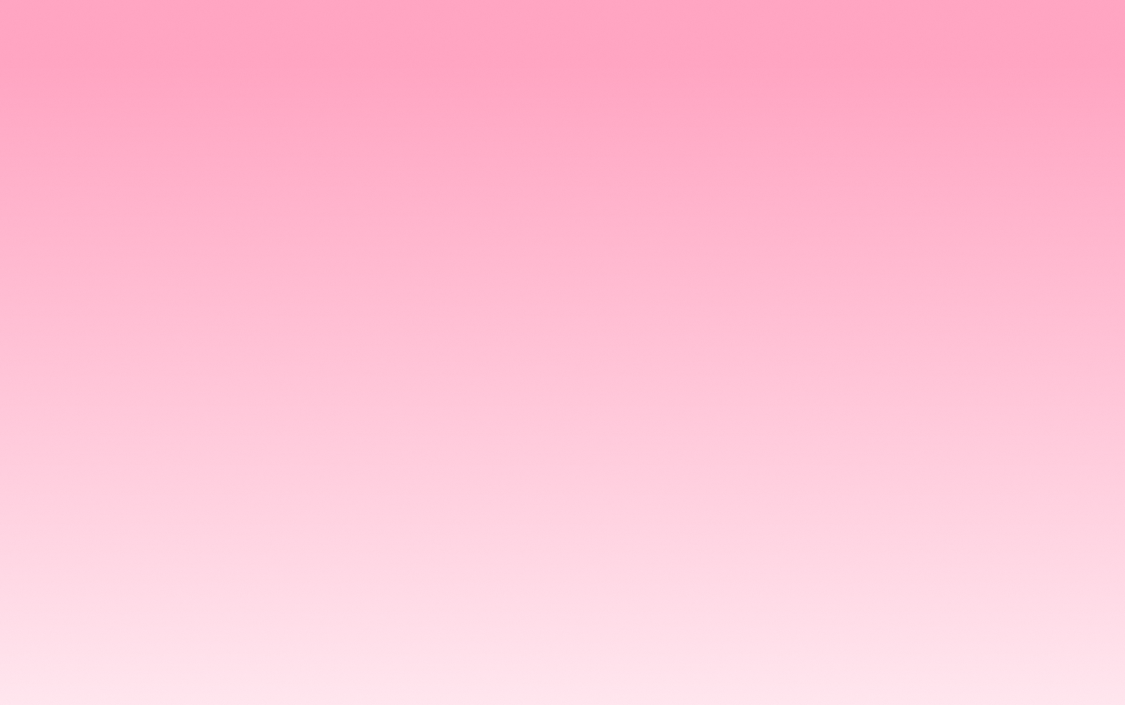
#> input picture figma/ss_base.png, 1125 x 705 px; its folder holds 6 pictures in this run
$ python prep_art.py
#> lines starting #> are read from the running program, lines starting #| are printed output that depends on the picture
#!/usr/bin/env python3
"""Cut and optimise the Gift Registry hero art for the AE comp (3x, comp origin = card top-left at Figma (12, 28)).

Writes art/*.png and art/art.json (placement table in comp px: top-left x, y, layer scale %, size)."""
import json, os, sys
import numpy as np
from PIL import Image, ImageDraw, ImageFilter
from scipy import ndimage

HERE = os.path.dirname(os.path.abspath(__file__))
ROOT = os.path.dirname(HERE)
FIG = os.path.join(ROOT, 'figma')
ART = os.path.join(ROOT, 'art')
os.makedirs(ART, exist_ok=True)
sys.path.insert(0, os.path.expanduser('~/Downloads/nano-ae-motion/scripts'))
from svgpath import parse_d

K = 3.0                     # px per Figma pt
OX, OY = 12.0, 28.0         # comp origin in Figma frame pt
W, H = int(351 * K), int(172 * K)   # 1053 x 516
cx = lambda x: (x - OX) * K
cy = lambda y: (y - OY) * K
art = {'comp': [W, H]}


def err(a, b):
    a = np.asarray(a.convert('RGBA'), float); b = np.asarray(b.convert('RGBA'), float)
    pa = a[..., :3] * a[..., 3:] / 255; pb = b[..., :3] * b[..., 3:] / 255   # premultiplied
    e = np.abs(np.concatenate([pa - pb, (a[..., 3:] - b[..., 3:])], axis=2)).mean(axis=2)
    return e.mean(), np.percentile(e, 99.5)


def save(im, name, quant=True):
    """Palette-quantise when it passes the house check (mean <= 2, p99.5 <= 32), else keep RGBA."""
    p = os.path.join(ART, name)
    im.save(p, optimize=True); full = os.path.getsize(p); note = 'rgba'
    if quant:
        q = im.quantize(256, method=Image.Quantize.FASTOCTREE, dither=Image.Dither.NONE)
        m, p99 = err(im, q)
        oa = np.asarray(im.convert('RGBA'))[..., 3]; qa = np.asarray(q.convert('RGBA'))[..., 3]
        leak = int(qa[oa == 0].max()) if (oa == 0).any() else 0          # alpha appearing where it was clear
        aerr = np.abs(oa.astype(int) - qa.astype(int)).max()
        if m <= 2 and p99 <= 32 and leak == 0 and aerr <= 24:
            q.save(p, optimize=True); note = 'pal mean %.2f p99.5 %.1f' % (m, p99)
        else:
            im.save(p, optimize=True); note = 'rgba (pal failed: mean %.2f p99.5 %.1f leak %d alpha %d)' % (m, p99, leak, aerr)
    print('%-22s %4dx%-4d %6.1f KB  %s' % (name, im.width, im.height, os.path.getsize(p) / 1024, note))


def place(key, file, x, y, w, h, scale=100.0):
    art[key] = {'file': file, 'x': round(x, 2), 'y': round(y, 2), 'w': w, 'h': h, 'scale': scale}


# ---- background: three layers from the 3x rescaled clones (clone box = Figma (0,-54) 375x235) ----
crop = (int(12 * K), int((28 + 54) * K), int(363 * K), int((181 + 54) * K))      # card region 351x153 pt
bg_h = crop[3] - crop[1]
base = Image.open(os.path.join(FIG, 'ss_base.png')).convert('RGBA').crop(crop)
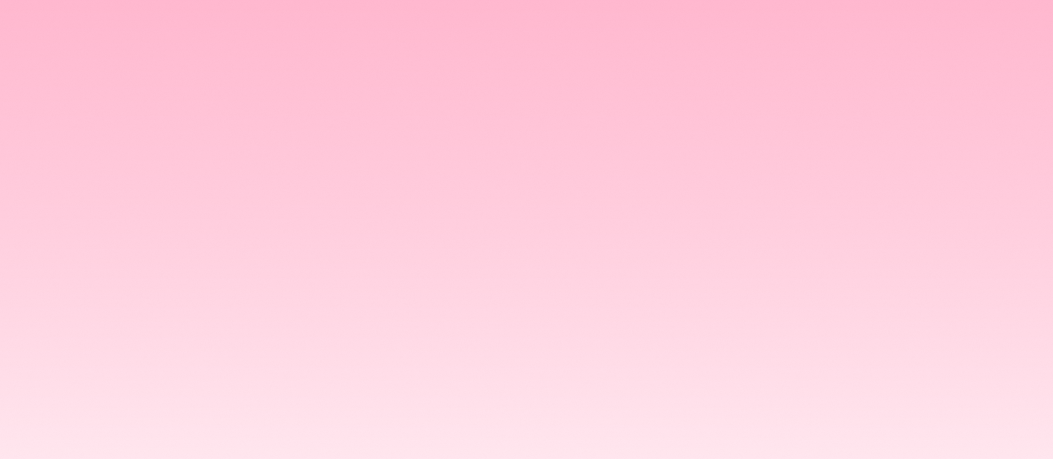
#> base: PIL image 1053x459 RGBA; mean R, G, B, A 254.7, 206.5, 222.2, 255
waves = Image.open(os.path.join(FIG, 'ss_waves.png')).convert('RGBA').crop(crop)
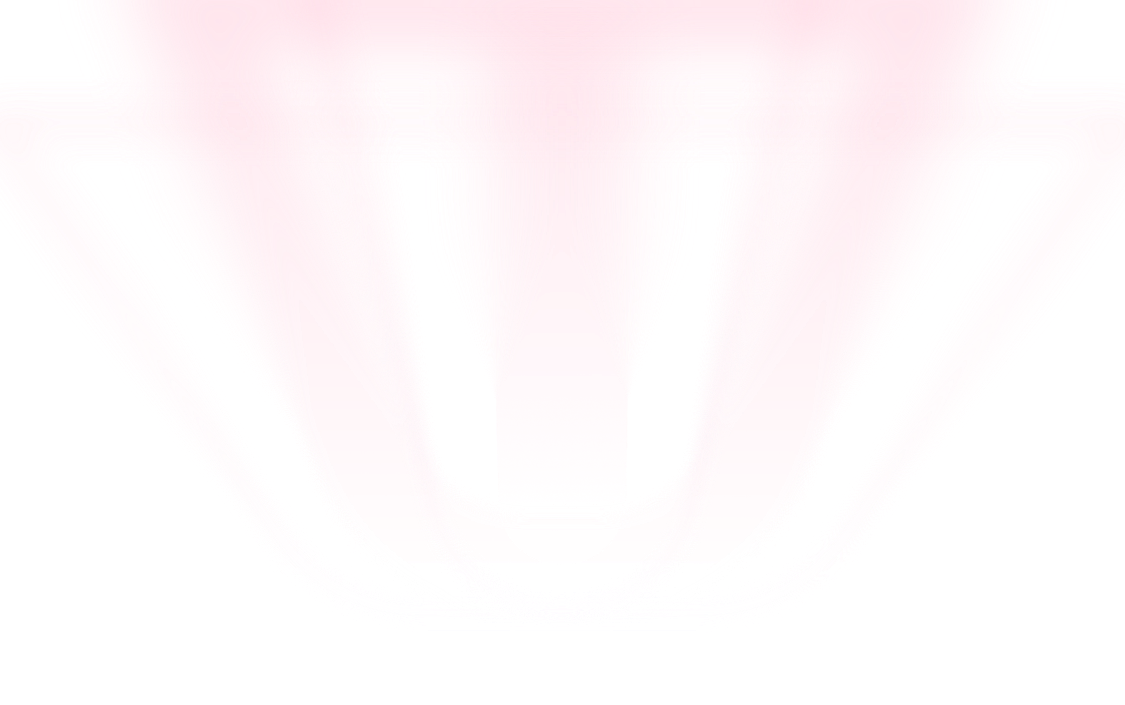
#> input picture figma/ss_waves.png, 1125 x 705 px
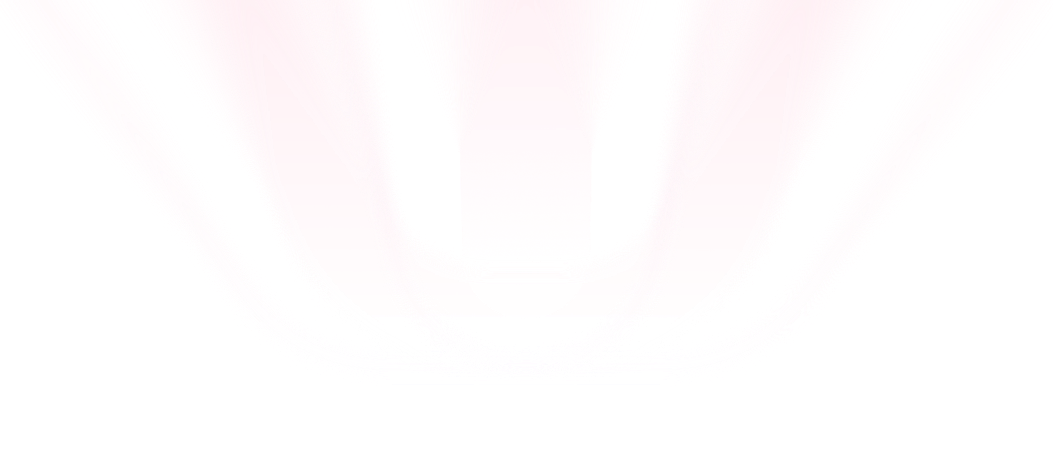
#> waves: PIL image 1053x459 RGBA; mean R, G, B, A 138.7, 129.9, 133.1, 39.4; transparent parts drawn white
#> (the run stopped early here; a loop or call above may not have finished)
